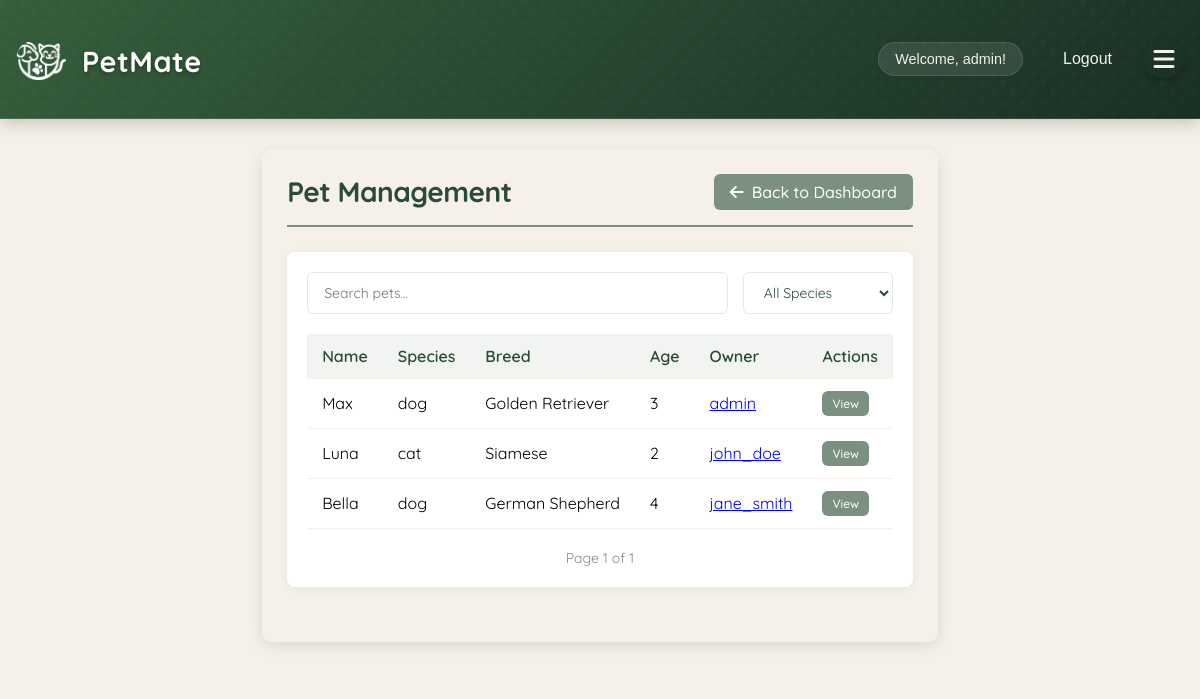
Before: /admin/pets (signed in) with the older database file.
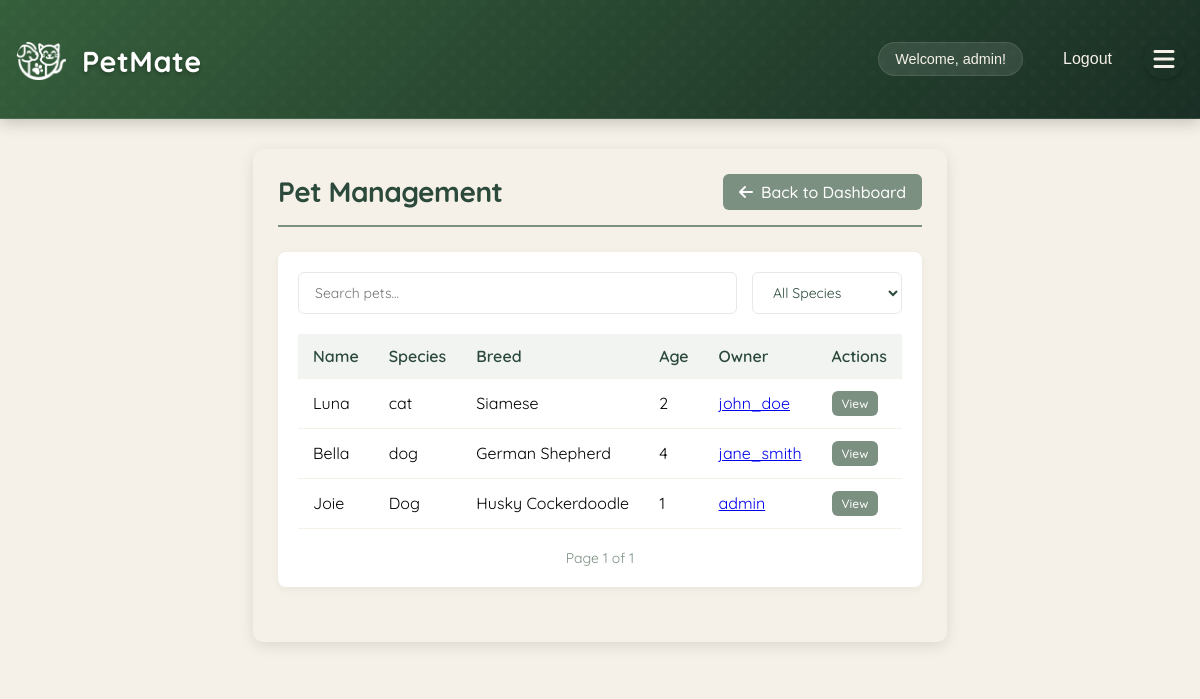
After: the same page with the newer database file.
### app/models/pet.py (models this page shows, shortened)
class Pet(db.Model):
    __tablename__ = 'pets'
    id = db.Column(db.Integer, primary_key=True)
    owner_id = db.Column(db.Integer, db.ForeignKey('users.id', ondelete='CASCADE'), nullable=False)
    name = db.Column(db.String(100), nullable=False)
    species = db.Column(db.String(50), nullable=False)
    breed = db.Column(db.String(100))
    age = db.Column(db.Integer)
    size = db.Column(db.String(20))  # Small, Medium, Large
    gender = db.Column(db.String(20))
    image_filename = db.Column(db.String(255))
    bio = db.Column(db.Text)
    created_at = db.Column(db.DateTime, default=datetime.utcnow)
    updated_at = db.Column(db.DateTime, default=datetime.utcnow, onupdate=datetime.utcnow)
    energy_level = db.Column(db.String(20))  # Low, Medium, High
    friendliness = db.Column(db.String(20))  # Shy, Moderate, Outgoing
    training_level = db.Column(db.String(20))  # Basic, Intermediate, Advanced
    special_needs = db.Column(db.Text)
    preferred_playmates = db.Column(db.String(255))  # e.g., "small dogs, cats"

### app/models/user.py (models this page shows, shortened)
class User(db.Model, UserMixin):
    __tablename__ = 'users'
    id = db.Column(db.Integer, primary_key=True)
    username = db.Column(db.String(80), unique=True, nullable=False)
    email = db.Column(db.String(120), unique=True, nullable=False)
    password_hash = db.Column(db.String(128))
    name = db.Column(db.String(120))  # User's full name
    created_at = db.Column(db.DateTime, default=datetime.utcnow)
    profile_picture = db.Column(db.String(255))  # Store the filename of uploaded image
    bio = db.Column(db.Text)  # User bio
    location = db.Column(db.String(200))  # User location
    is_admin = db.Column(db.Boolean, default=False)
    account_status = db.Column(db.String(20), default='active')  # active, suspended, banned
    last_login = db.Column(db.DateTime)
    account_notes = db.Column(db.Text)  # Admin notes about the user
    preferred_meetup_types = db.Column(db.String(255))  # e.g., "parks,beaches,dog runs"
    availability = db.Column(db.String(255))  # e.g., "weekends,evenings"
    pet_owner_since = db.Column(db.Integer)  # Year they became a pet owner
    pet_experience_level = db.Column(db.String(50))  # e.g., "beginner", "intermediate", "expert"
    pets = db.relationship('Pet', backref='owner', lazy=True)
    hosted_playdates = db.relationship('Playdate', foreign_keys='Playdate.host_id', lazy=True)
    attended_playdates = db.relationship('Playdate', secondary=playdate_attendees, lazy=True)
    reviews_received = db.relationship('Review',
                                     foreign_keys='Review.reviewed_user_id',
                                     back_populates='reviewed_user',
                                     lazy='joined')
    reviews_given = db.relationship('Review',
                                  foreign_keys='Review.reviewer_id',
                                  back_populates='reviewer',
                                  lazy='joined')
    @property
    def is_authenticated(self):
        return True
    def get_unread_message_count(self):
        from app.models.message import Message
        return Message.query.filter_by(recipient_id=self.id, is_read=False).count()

### app/routes/admin.py (the view)
@bp.route('/pets')
@login_required
@admin_required
def pets_management():
    from app.models.pet import Pet
    page = request.args.get('page', 1, type=int)
    pets = Pet.query.paginate(page=page, per_page=20)
    return render_template('admin/pets.html', pets=pets)

### app/__init__.py (called while the page is built)
@login_manager.user_loader
def load_user(user_id):
    from app.models.user import User
    return User.query.get(int(user_id))

### app/routes/admin.py (called while the page is built)
def admin_required(f):
    @wraps(f)
    def decorated_function(*args, **kwargs):
        if not current_user.is_authenticated or not current_user.is_admin:
            flash('You do not have permission to access this area.', 'error')
            return redirect(url_for('main.index'))
        return f(*args, **kwargs)
    return decorated_function

### app/templates/admin/pets.html (shortened to what this page needs)
{% extends "base.html" %}
{% block content %}
<div class="admin-container">
    <div class="admin-header">
        <h1>Pet Management</h1>
        <a href="{{ url_for('admin.admin_dashboard') }}" class="back-link">
            <i class="fas fa-arrow-left"></i> Back to Dashboard
        </a>
    </div>
    <div class="admin-section">
        <div class="filters">
            <input type="text" id="petSearch" placeholder="Search pets..." class="search-input">
            <select id="speciesFilter" class="filter-select">
                <option value="">All Species</option>
            </select>
        </div>
        <div class="table-responsive">
            <table class="admin-table">
                <thead>
                    <tr>
                        <th>Name</th>
                        <th>Species</th>
                        <th>Breed</th>
                        <th>Age</th>
                        <th>Owner</th>
                        <th>Actions</th>
                    </tr>
                </thead>
                <tbody>
                    {% for pet in pets.items %}
                    <tr>
                        <td>{{ pet.name }}</td>
                        <td>{{ pet.species }}</td>
                        <td>{{ pet.breed }}</td>
                        <td>{{ pet.age }}</td>
                        <td>
                            <a href="{{ url_for('admin.user_details', user_id=pet.owner.id) }}">
                                {{ pet.owner.username }}
                            </a>
                        </td>
                        <td class="actions">
                            <a href="{{ url_for('admin.pet_details', pet_id=pet.id) }}" class="btn btn-small btn-primary">View</a>
                        </td>
                    </tr>
                    {% endfor %}
                </tbody>
            </table>
        </div>
        <div class="pagination">
            <span class="page-info">
                Page {{ pets.page }} of {{ pets.pages }}
            </span>
        </div>
    </div>
</div>
{% endblock %}

Changed rows visible on the page:
removed Pet: name "Max", species "dog", breed "Golden Retriever", age "3", owner.username "admin"
added Pet: name "Joie", species "Dog", breed "Husky Cockerdoodle", age "1", owner.username "admin"
